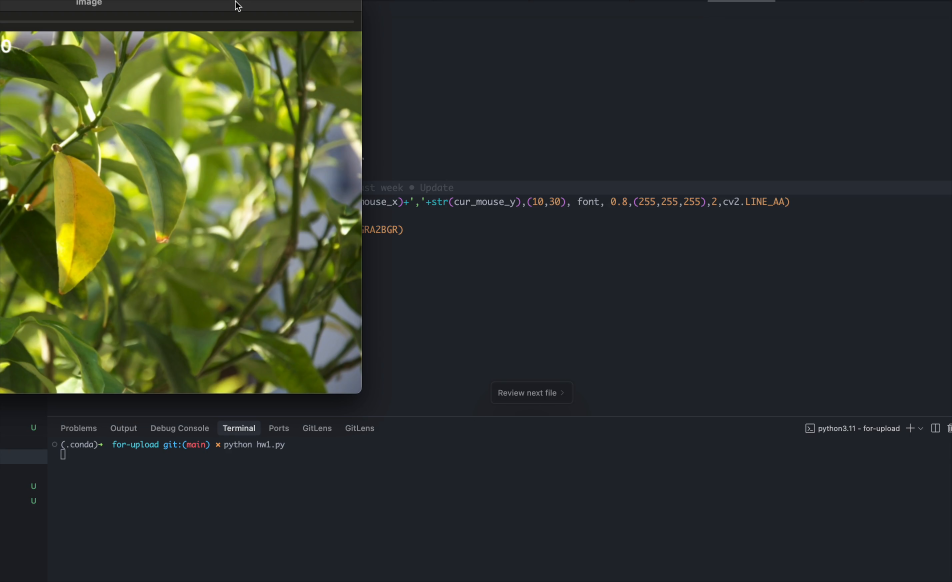
#> input picture frame 150 of assets/hw1.mp4, 2854 x 1746 px, given in place of tracking2.avi, which was not available (shown at 1/3 size)
$ python chap141.py
#> lines starting #> are read from the running program, lines starting #| are printed output that depends on the picture; after the words box and inside, x2 and y2 are one past the last pixel; in counts of white or black regions, pixels touching at a corner belong together; pictures that were not available may be replaced by others from this repository, and a replacement may not be noted
import cv2
import numpy as np
cap = cv2.VideoCapture('sources/tracking2.avi')

while(cap.isOpened()):
  ret, frame = cap.read()
#> frame is the input picture: shape (1746, 2854, 3); mean B, G, R 42.2, 54.1, 48.9
  hsv = cv2.cvtColor(frame, cv2.COLOR_BGR2HSV)
#> hsv: shape (1746, 2854, 3); mean H, S, V 90.4, 84.7, 59.1
  lower_blue = np.array([10,128,128])
  upper_blue = np.array([120,255,255])
  mask = cv2.inRange(hsv, lower_blue, upper_blue)
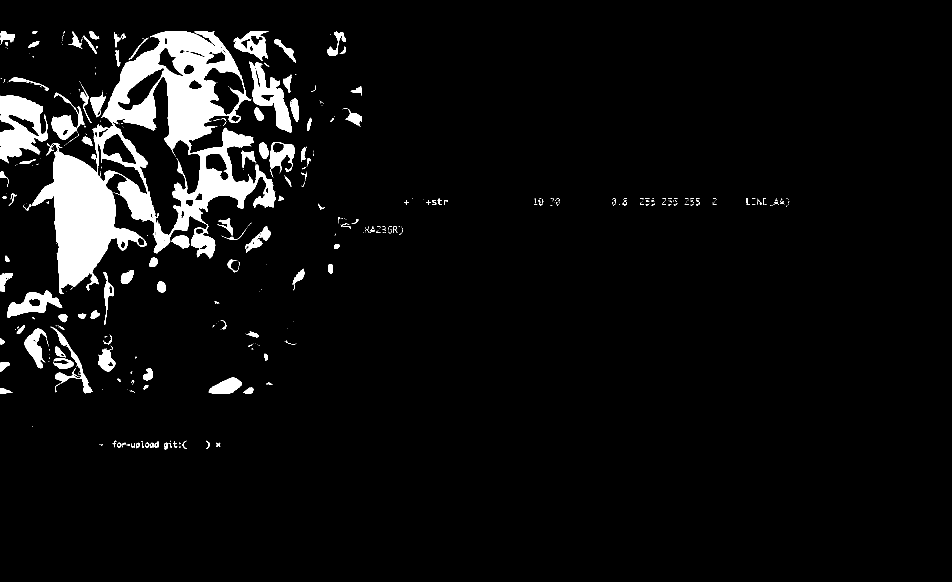
#> mask: shape (1746, 2854) (shown at 1/3 size); 5.5% white; 622 white regions (482 under 20 px), largest, box (x1, y1, x2, y2) and area: (96, 94, 826, 882) 177505, (0, 286, 144, 490) 17260, (748, 185, 876, 398) 9927
  res = cv2.bitwise_and(frame, frame, mask=mask)
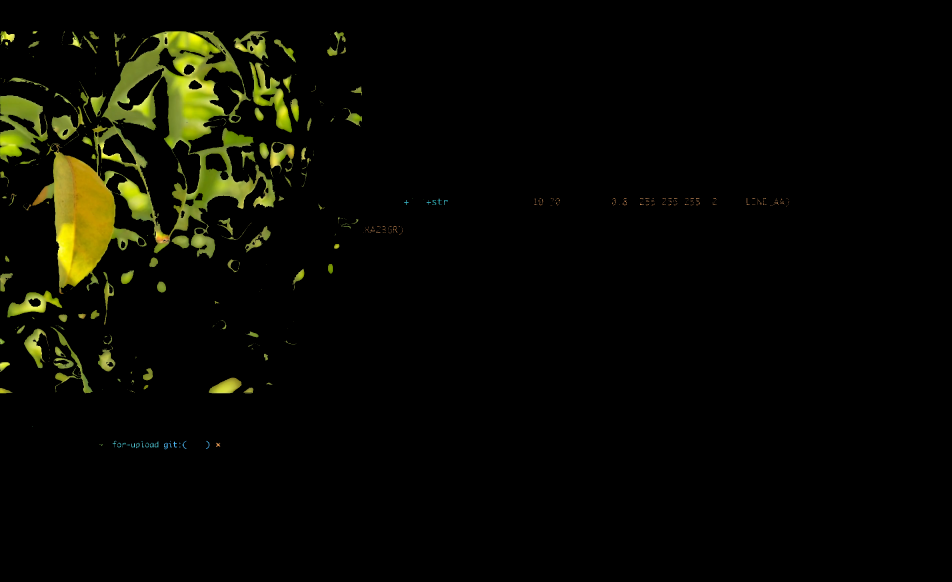
#> res: shape (1746, 2854, 3) (shown at 1/3 size); mean B, G, R 2.2, 8.9, 8.4
  cv2.imshow('frame', frame)
  cv2.imshow('mask', mask)
  cv2.imshow('res', res)

  k = cv2.waitKey(5) & 0xFF
#> (key Esc is pressed here)
  if k == 27:
    break

cv2.destroyAllWindows()

$ run again, starting later in the video
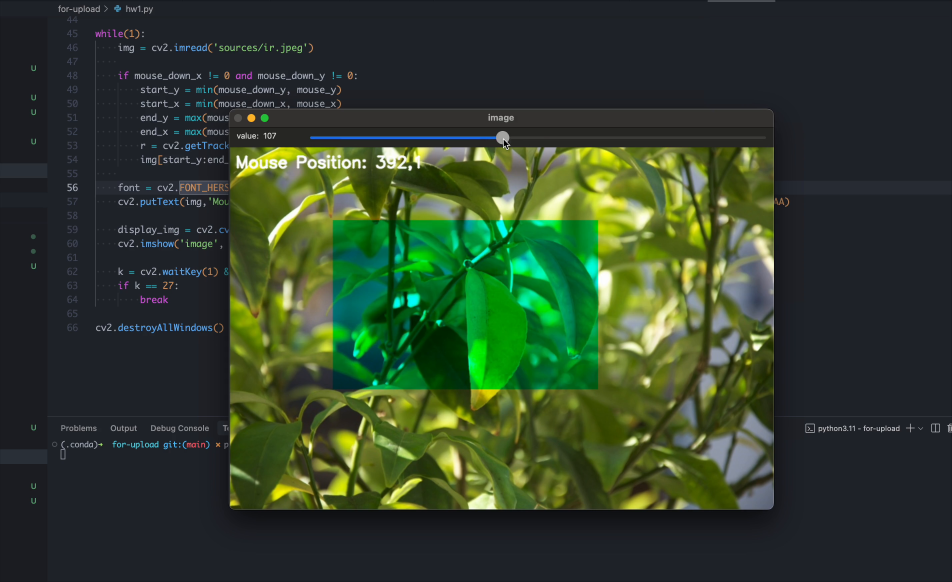
#> input picture frame 678 of assets/hw1.mp4, 2854 x 1746 px, given in place of tracking2.avi, which was not available (shown at 1/3 size)
#> frame is the input picture: shape (1746, 2854, 3); mean B, G, R 43.2, 63.6, 48.4
#> hsv: shape (1746, 2854, 3); mean H, S, V 83.8, 101.6, 67.8
#> `mask = cv2.inRange(hsv, lower_blue, upper_blue)`:
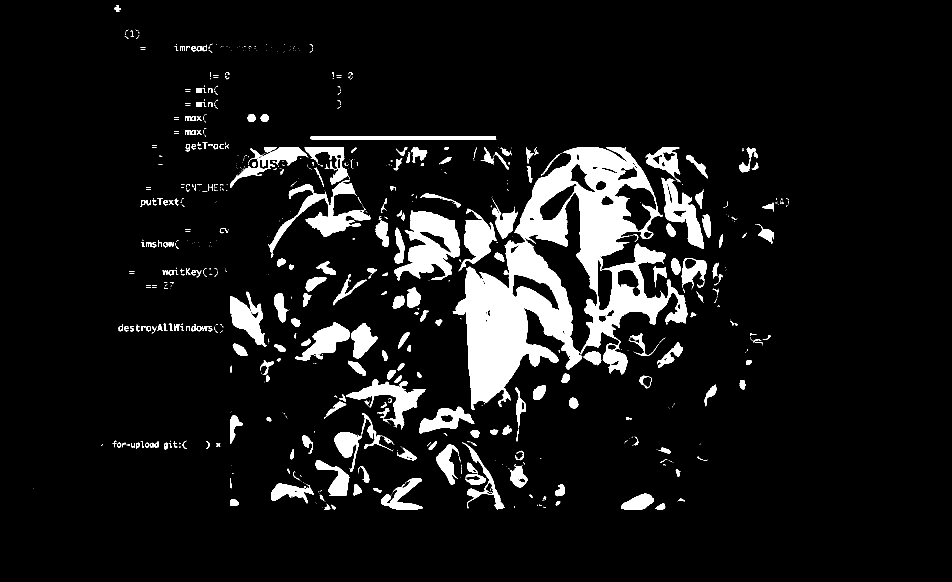
#> mask: shape (1746, 2854) (shown at 1/3 size); 8.3% white; 1060 white regions (758 under 20 px), largest, box (x1, y1, x2, y2) and area: (1358, 442, 2062, 1230) 196601, (1182, 632, 1380, 842) 21835, (806, 540, 1112, 773) 13002
#> `res = cv2.bitwise_and(frame, frame, mask=mask)`:
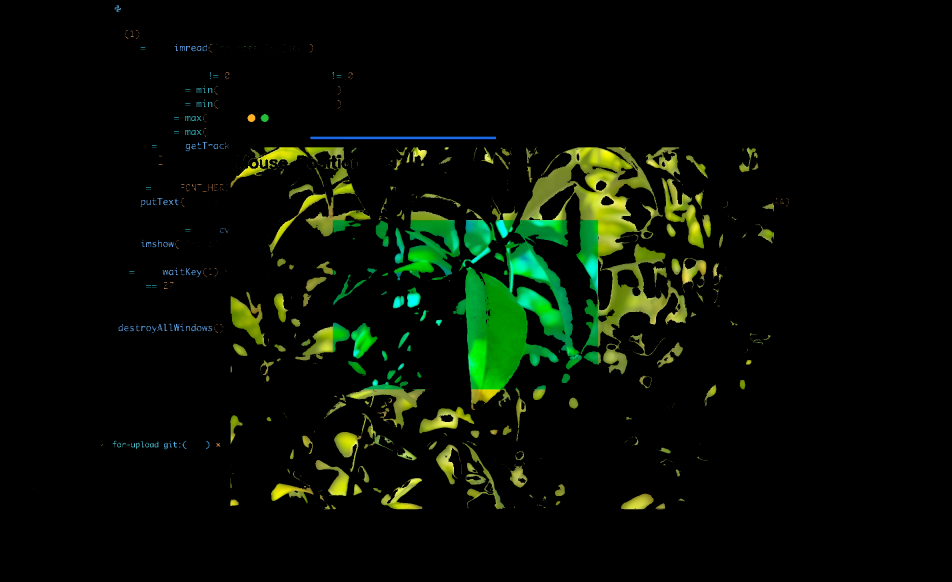
#> res: shape (1746, 2854, 3) (shown at 1/3 size); mean B, G, R 4.3, 13.6, 7.2

$ run again, starting later in the video
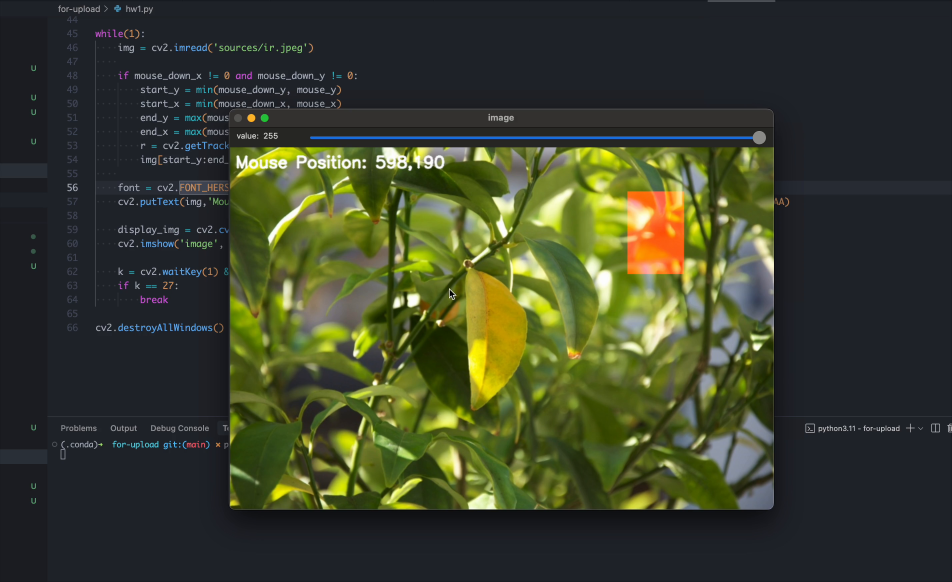
#> input picture frame 1205 of assets/hw1.mp4, 2854 x 1746 px, given in place of tracking2.avi, which was not available (shown at 1/3 size)
#> frame is the input picture: shape (1746, 2854, 3); mean B, G, R 43.5, 63.7, 58.7
#> hsv: shape (1746, 2854, 3); mean H, S, V 81, 95.7, 69.4
#> `mask = cv2.inRange(hsv, lower_blue, upper_blue)`:
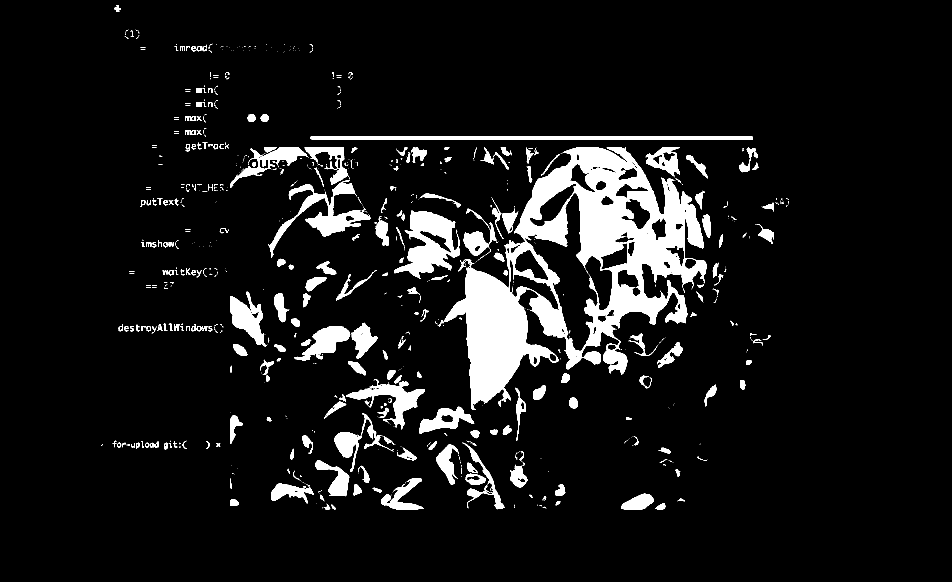
#> mask: shape (1746, 2854) (shown at 1/3 size); 8.2% white; 1124 white regions (820 under 20 px), largest, box (x1, y1, x2, y2) and area: (1332, 442, 2120, 1230) 215923, (1182, 632, 1380, 837) 19079, (806, 540, 1112, 774) 13149
#> `res = cv2.bitwise_and(frame, frame, mask=mask)`:
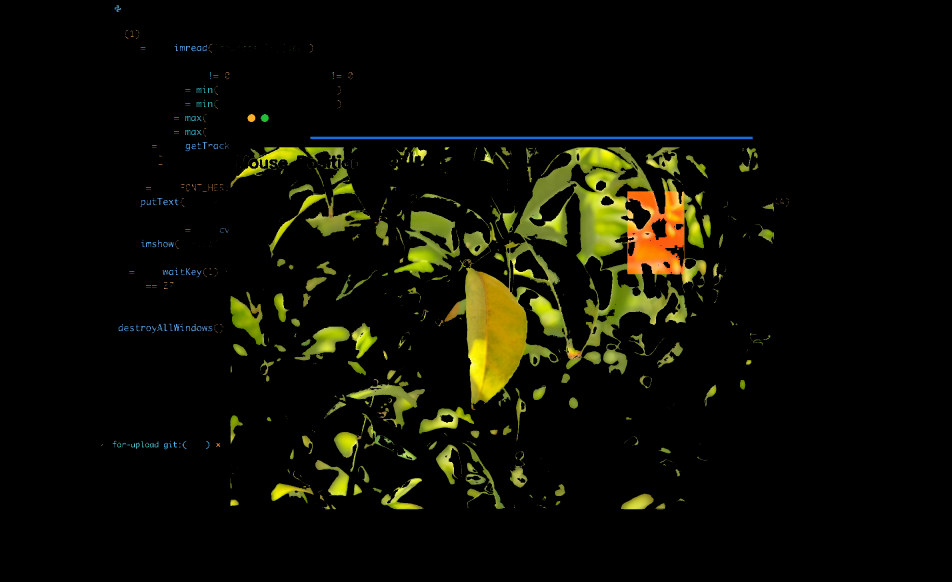
#> res: shape (1746, 2854, 3) (shown at 1/3 size); mean B, G, R 3.8, 12.9, 12.7
